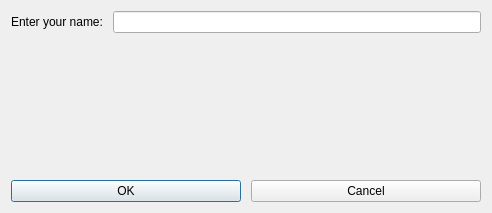
<?xml version="1.0" encoding="UTF-8"?>
<ui version="4.0">
 <class>Dialog</class>
 <widget class="QDialog" name="Dialog">
  <property name="geometry">
   <rect>
    <x>0</x>
    <y>0</y>
    <width>492</width>
    <height>213</height>
   </rect>
  </property>
  <property name="windowTitle">
   <string>Dialog</string>
  </property>
  <layout class="QHBoxLayout" name="horizontalLayout_3">
   <item>
    <layout class="QVBoxLayout" name="verticalLayout">
     <property name="spacing">
      <number>10</number>
     </property>
     <item>
      <layout class="QHBoxLayout" name="horizontalLayout">
       <item>
        <widget class="QLabel" name="label">
         <property name="text">
          <string>Enter your name:</string>
         </property>
         <property name="alignment">
          <set>Qt::AlignCenter</set>
         </property>
        </widget>
       </item>
       <item>
        <widget class="QLineEdit" name="lineEdit"/>
       </item>
      </layout>
     </item>
     <item>
      <spacer name="verticalSpacer">
       <property name="orientation">
        <enum>Qt::Vertical</enum>
       </property>
       <property name="sizeHint" stdset="0">
        <size>
         <width>20</width>
         <height>40</height>
        </size>
       </property>
      </spacer>
     </item>
     <item>
      <layout class="QHBoxLayout" name="horizontalLayout_2">
       <item>
        <widget class="QPushButton" name="pushButton_OK">
         <property name="text">
          <string>OK</string>
         </property>
         <property name="iconSize">
          <size>
           <width>16</width>
           <height>16</height>
          </size>
         </property>
         <property name="checkable">
          <bool>false</bool>
         </property>
         <property name="default">
          <bool>false</bool>
         </property>
         <property name="flat">
          <bool>false</bool>
         </property>
        </widget>
       </item>
       <item>
        <widget class="QPushButton" name="pushButton_Cancel">
         <property name="text">
          <string>Cancel</string>
         </property>
         <property name="iconSize">
          <size>
           <width>16</width>
           <height>16</height>
          </size>
         </property>
         <property name="checkable">
          <bool>false</bool>
         </property>
         <property name="default">
          <bool>false</bool>
         </property>
         <property name="flat">
          <bool>false</bool>
         </property>
        </widget>
       </item>
      </layout>
     </item>
    </layout>
   </item>
  </layout>
 </widget>
 <resources/>
 <connections/>
</ui>
